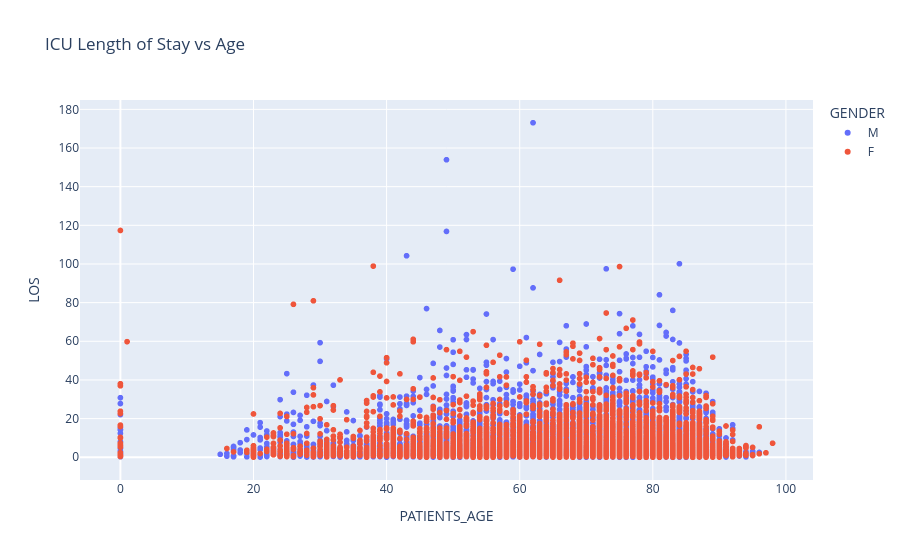

The cell this chart's notebook holds for it:
### Code cell
fig = px.scatter(
    df_los,
    x='PATIENTS_AGE',
    y='LOS',
    color='GENDER',
    title='ICU Length of Stay vs Age'
)

fig.write_image("images/icu_los_vs_age.png")
fig.show()

### Figure 1 — Plotly figure (JSON) as saved in the notebook; plotly's stock layout.template omitted (floating-point values rounded to 4 significant figures; data arrays with more than 128 entries replaced by an {"elided": "..."} marker saying what was removed)
{"data": [{"hovertemplate": "GENDER=M<br>PATIENTS_AGE=%{x}<br>LOS=%{y}<extra></extra>", "legendgroup": "M", "marker": {"color": "#636efa", "symbol": "circle"}, "mode": "markers", "name": "M", "showlegend": true, "type": "scattergl", "x": {"elided": "12511 int values"}, "xaxis": "x", "y": {"elided": "12511 float values"}, "yaxis": "y"}, {"hovertemplate": "GENDER=F<br>PATIENTS_AGE=%{x}<br>LOS=%{y}<extra></extra>", "legendgroup": "F", "marker": {"color": "#EF553B", "symbol": "circle"}, "mode": "markers", "name": "F", "showlegend": true, "type": "scattergl", "x": {"elided": "9606 int values"}, "xaxis": "x", "y": {"elided": "9606 float values"}, "yaxis": "y"}], "layout": {"legend": {"title": {"text": "GENDER"}, "tracegroupgap": 0}, "title": {"text": "ICU Length of Stay vs Age"}, "xaxis": {"anchor": "y", "domain": [0, 1], "title": {"text": "PATIENTS_AGE"}}, "yaxis": {"anchor": "x", "domain": [0, 1], "title": {"text": "LOS"}}}}
